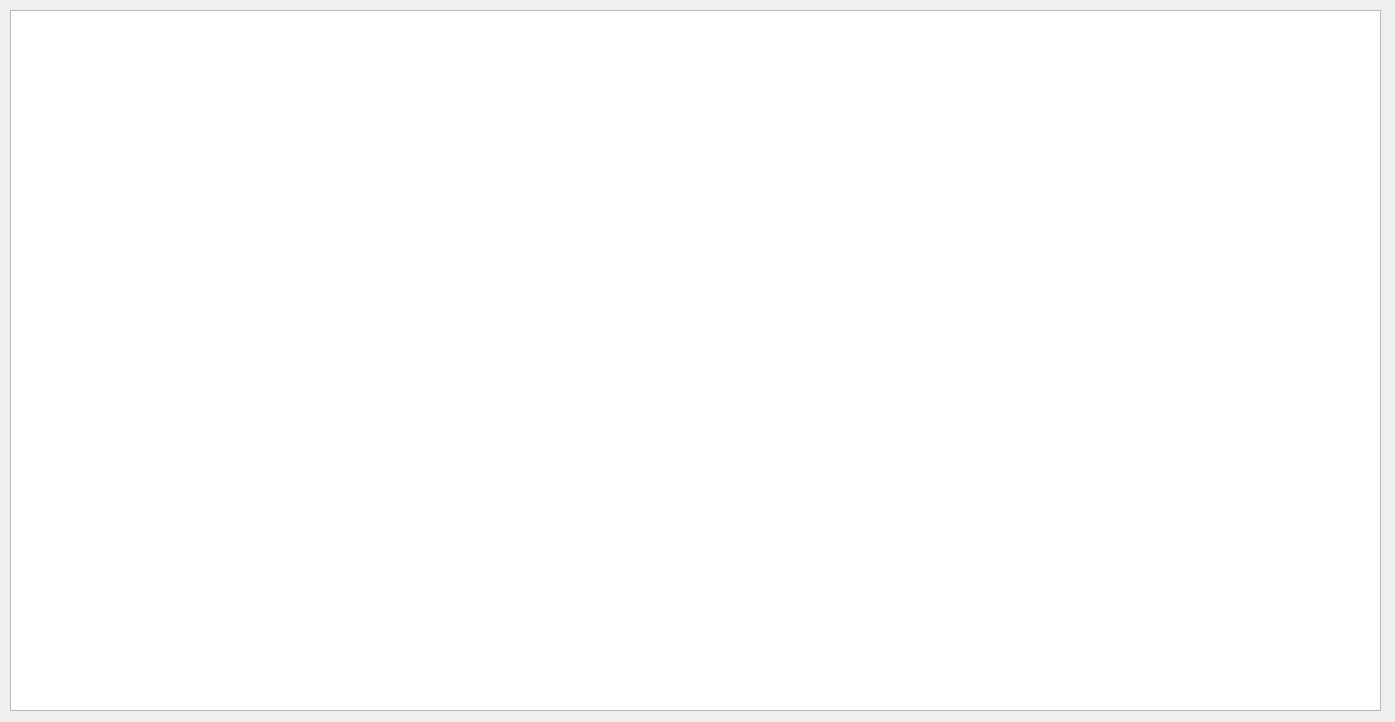
<?xml version="1.0" encoding="UTF-8"?>
<ui version="4.0">
 <class>listOrders</class>
 <widget class="QDialog" name="listOrders">
  <property name="geometry">
   <rect>
    <x>0</x>
    <y>0</y>
    <width>1395</width>
    <height>722</height>
   </rect>
  </property>
  <property name="windowTitle">
   <string>Dialog</string>
  </property>
  <widget class="QTableView" name="orders">
   <property name="geometry">
    <rect>
     <x>10</x>
     <y>10</y>
     <width>1371</width>
     <height>701</height>
    </rect>
   </property>
  </widget>
 </widget>
 <resources/>
 <connections/>
</ui>
